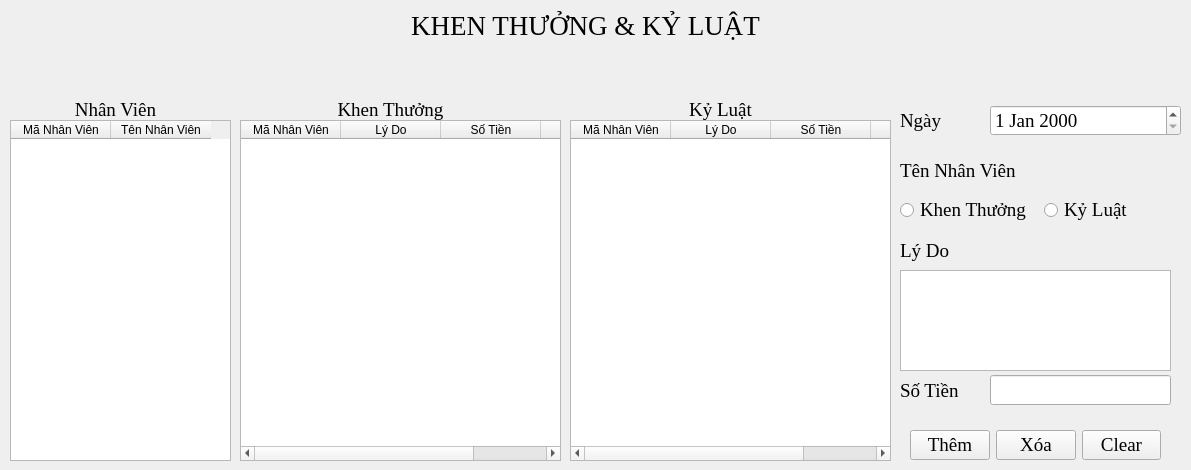
<?xml version="1.0" encoding="UTF-8"?>
<ui version="4.0">
 <class>FrameKT</class>
 <widget class="QFrame" name="FrameKT">
  <property name="geometry">
   <rect>
    <x>0</x>
    <y>0</y>
    <width>1191</width>
    <height>470</height>
   </rect>
  </property>
  <property name="windowTitle">
   <string>Frame</string>
  </property>
  <widget class="QLabel" name="label_2">
   <property name="geometry">
    <rect>
     <x>400</x>
     <y>10</y>
     <width>371</width>
     <height>31</height>
    </rect>
   </property>
   <property name="font">
    <font>
     <family>Times New Roman</family>
     <pointsize>20</pointsize>
    </font>
   </property>
   <property name="text">
    <string>KHEN THƯỞNG &amp; KỶ LUẬT</string>
   </property>
   <property name="alignment">
    <set>Qt::AlignCenter</set>
   </property>
  </widget>
  <widget class="QTableWidget" name="dataTabNhanVien">
   <property name="geometry">
    <rect>
     <x>10</x>
     <y>120</y>
     <width>221</width>
     <height>341</height>
    </rect>
   </property>
   <column>
    <property name="text">
     <string>Mã Nhân Viên</string>
    </property>
   </column>
   <column>
    <property name="text">
     <string>Tên Nhân Viên</string>
    </property>
   </column>
  </widget>
  <widget class="QLabel" name="label">
   <property name="geometry">
    <rect>
     <x>20</x>
     <y>100</y>
     <width>191</width>
     <height>20</height>
    </rect>
   </property>
   <property name="font">
    <font>
     <family>Times New Roman</family>
     <pointsize>14</pointsize>
    </font>
   </property>
   <property name="text">
    <string>Nhân Viên</string>
   </property>
   <property name="alignment">
    <set>Qt::AlignCenter</set>
   </property>
  </widget>
  <widget class="QTableWidget" name="dataTabKhenThuong">
   <property name="geometry">
    <rect>
     <x>240</x>
     <y>120</y>
     <width>321</width>
     <height>341</height>
    </rect>
   </property>
   <column>
    <property name="text">
     <string>Mã Nhân Viên</string>
    </property>
   </column>
   <column>
    <property name="text">
     <string>Lý Do</string>
    </property>
   </column>
   <column>
    <property name="text">
     <string>Số Tiền</string>
    </property>
   </column>
   <column>
    <property name="text">
     <string>Ngày</string>
    </property>
   </column>
  </widget>
  <widget class="QLabel" name="label_3">
   <property name="geometry">
    <rect>
     <x>310</x>
     <y>100</y>
     <width>161</width>
     <height>20</height>
    </rect>
   </property>
   <property name="font">
    <font>
     <family>Times New Roman</family>
     <pointsize>14</pointsize>
    </font>
   </property>
   <property name="text">
    <string>Khen Thưởng</string>
   </property>
   <property name="alignment">
    <set>Qt::AlignCenter</set>
   </property>
  </widget>
  <widget class="QWidget" name="horizontalLayoutWidget_5">
   <property name="geometry">
    <rect>
     <x>910</x>
     <y>430</y>
     <width>251</width>
     <height>31</height>
    </rect>
   </property>
   <layout class="QHBoxLayout" name="horizontalLayout_5">
    <item>
     <widget class="QPushButton" name="btAdd">
      <property name="font">
       <font>
        <family>Times New Roman</family>
        <pointsize>14</pointsize>
       </font>
      </property>
      <property name="text">
       <string>Thêm</string>
      </property>
     </widget>
    </item>
    <item>
     <widget class="QPushButton" name="btDel">
      <property name="font">
       <font>
        <family>Times New Roman</family>
        <pointsize>14</pointsize>
       </font>
      </property>
      <property name="text">
       <string>Xóa</string>
      </property>
     </widget>
    </item>
    <item>
     <widget class="QPushButton" name="btClear">
      <property name="font">
       <font>
        <family>Times New Roman</family>
        <pointsize>14</pointsize>
       </font>
      </property>
      <property name="text">
       <string>Clear</string>
      </property>
     </widget>
    </item>
   </layout>
  </widget>
  <widget class="QTableWidget" name="dataTabKyLuat">
   <property name="geometry">
    <rect>
     <x>570</x>
     <y>120</y>
     <width>321</width>
     <height>341</height>
    </rect>
   </property>
   <column>
    <property name="text">
     <string>Mã Nhân Viên</string>
    </property>
   </column>
   <column>
    <property name="text">
     <string>Lý Do</string>
    </property>
   </column>
   <column>
    <property name="text">
     <string>Số Tiền</string>
    </property>
   </column>
   <column>
    <property name="text">
     <string>Ngày</string>
    </property>
   </column>
  </widget>
  <widget class="QLabel" name="label_4">
   <property name="geometry">
    <rect>
     <x>640</x>
     <y>100</y>
     <width>161</width>
     <height>20</height>
    </rect>
   </property>
   <property name="font">
    <font>
     <family>Times New Roman</family>
     <pointsize>14</pointsize>
    </font>
   </property>
   <property name="text">
    <string>Kỷ Luật</string>
   </property>
   <property name="alignment">
    <set>Qt::AlignCenter</set>
   </property>
  </widget>
  <widget class="QWidget" name="horizontalLayoutWidget">
   <property name="geometry">
    <rect>
     <x>900</x>
     <y>150</y>
     <width>121</width>
     <height>41</height>
    </rect>
   </property>
   <layout class="QHBoxLayout" name="horizontalLayout">
    <item>
     <widget class="QLabel" name="label_7">
      <property name="font">
       <font>
        <family>Times New Roman</family>
        <pointsize>14</pointsize>
        <weight>50</weight>
        <bold>false</bold>
       </font>
      </property>
      <property name="text">
       <string>Tên Nhân Viên</string>
      </property>
     </widget>
    </item>
   </layout>
  </widget>
  <widget class="QWidget" name="verticalLayoutWidget">
   <property name="geometry">
    <rect>
     <x>1020</x>
     <y>150</y>
     <width>171</width>
     <height>41</height>
    </rect>
   </property>
   <layout class="QVBoxLayout" name="verticalLayout">
    <item>
     <widget class="QLabel" name="lbTenNV">
      <property name="font">
       <font>
        <family>Times New Roman</family>
        <pointsize>14</pointsize>
        <weight>50</weight>
        <bold>false</bold>
       </font>
      </property>
      <property name="text">
       <string/>
      </property>
     </widget>
    </item>
   </layout>
  </widget>
  <widget class="QWidget" name="horizontalLayoutWidget_2">
   <property name="geometry">
    <rect>
     <x>900</x>
     <y>190</y>
     <width>281</width>
     <height>41</height>
    </rect>
   </property>
   <layout class="QHBoxLayout" name="horizontalLayout_2">
    <item>
     <widget class="QRadioButton" name="radioBTKhenThuong">
      <property name="font">
       <font>
        <family>Times New Roman</family>
        <pointsize>14</pointsize>
       </font>
      </property>
      <property name="text">
       <string>Khen Thưởng</string>
      </property>
     </widget>
    </item>
    <item>
     <widget class="QRadioButton" name="radioBTKyLuat">
      <property name="font">
       <font>
        <family>Times New Roman</family>
        <pointsize>14</pointsize>
       </font>
      </property>
      <property name="text">
       <string>Kỷ Luật</string>
      </property>
     </widget>
    </item>
   </layout>
  </widget>
  <widget class="QWidget" name="verticalLayoutWidget_2">
   <property name="geometry">
    <rect>
     <x>900</x>
     <y>230</y>
     <width>101</width>
     <height>41</height>
    </rect>
   </property>
   <layout class="QVBoxLayout" name="verticalLayout_2">
    <item>
     <widget class="QLabel" name="label_8">
      <property name="font">
       <font>
        <family>Times New Roman</family>
        <pointsize>14</pointsize>
        <weight>50</weight>
        <bold>false</bold>
       </font>
      </property>
      <property name="text">
       <string>Lý Do</string>
      </property>
     </widget>
    </item>
   </layout>
  </widget>
  <widget class="QTextEdit" name="txtLyDo">
   <property name="geometry">
    <rect>
     <x>900</x>
     <y>270</y>
     <width>271</width>
     <height>101</height>
    </rect>
   </property>
  </widget>
  <widget class="QWidget" name="horizontalLayoutWidget_3">
   <property name="geometry">
    <rect>
     <x>900</x>
     <y>370</y>
     <width>91</width>
     <height>41</height>
    </rect>
   </property>
   <layout class="QHBoxLayout" name="horizontalLayout_3">
    <item>
     <widget class="QLabel" name="label_9">
      <property name="font">
       <font>
        <family>Times New Roman</family>
        <pointsize>14</pointsize>
        <weight>50</weight>
        <bold>false</bold>
       </font>
      </property>
      <property name="text">
       <string>Số Tiền</string>
      </property>
     </widget>
    </item>
   </layout>
  </widget>
  <widget class="QWidget" name="verticalLayoutWidget_3">
   <property name="geometry">
    <rect>
     <x>990</x>
     <y>370</y>
     <width>181</width>
     <height>41</height>
    </rect>
   </property>
   <layout class="QVBoxLayout" name="verticalLayout_3">
    <item>
     <widget class="QLineEdit" name="txtSoTien">
      <property name="font">
       <font>
        <family>Times New Roman</family>
        <pointsize>14</pointsize>
       </font>
      </property>
     </widget>
    </item>
   </layout>
  </widget>
  <widget class="QWidget" name="horizontalLayoutWidget_4">
   <property name="geometry">
    <rect>
     <x>900</x>
     <y>100</y>
     <width>91</width>
     <height>41</height>
    </rect>
   </property>
   <layout class="QHBoxLayout" name="horizontalLayout_4">
    <item>
     <widget class="QLabel" name="label_10">
      <property name="font">
       <font>
        <family>Times New Roman</family>
        <pointsize>14</pointsize>
        <weight>50</weight>
        <bold>false</bold>
       </font>
      </property>
      <property name="text">
       <string>Ngày</string>
      </property>
     </widget>
    </item>
   </layout>
  </widget>
  <widget class="QWidget" name="horizontalLayoutWidget_6">
   <property name="geometry">
    <rect>
     <x>990</x>
     <y>100</y>
     <width>191</width>
     <height>41</height>
    </rect>
   </property>
   <layout class="QHBoxLayout" name="horizontalLayout_6">
    <item>
     <widget class="QDateEdit" name="deDate">
      <property name="font">
       <font>
        <family>Times New Roman</family>
        <pointsize>14</pointsize>
       </font>
      </property>
     </widget>
    </item>
   </layout>
  </widget>
 </widget>
 <resources/>
 <connections/>
</ui>
